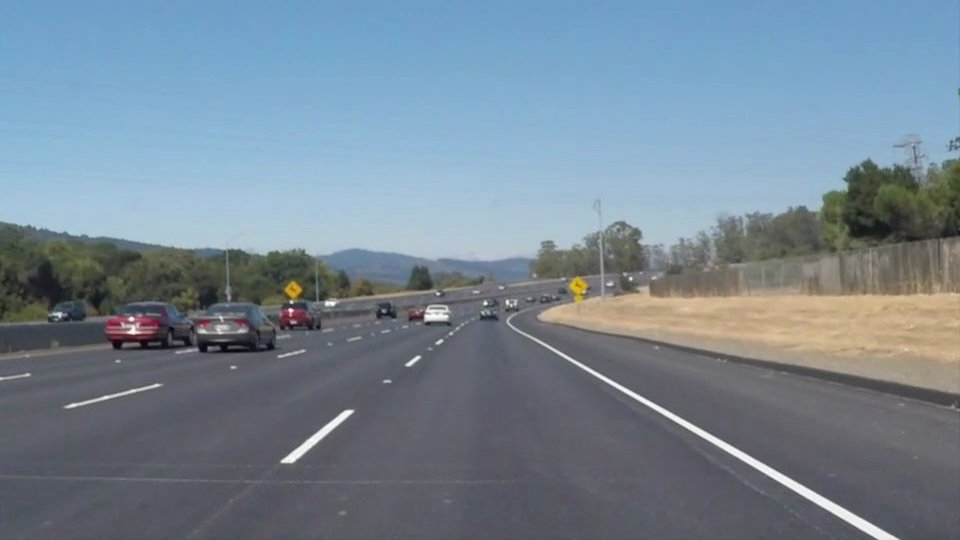
#> input picture Lane-lines-detection-using-Python-and-OpenCV-master/test_images/01. solidWhiteCurve.jpg, 960 x 540 px, found by its file name; its folder holds 4 pictures in this run
$ python lane_detect0.py
#> lines starting #> are read from the running program, lines starting #| are printed output that depends on the picture
import matplotlib.pyplot as plt
from PIL import Image
import numpy as np
import os

# Define the function to display images
def list_images(images, cols=2, rows=None, cmap=None, output_file='output_images.png'):
    num_images = len(images)
    if rows is None:
        rows = (num_images + cols - 1) // cols  # Ceiling division

    plt.figure(figsize=(10, 11))

    for i, image in enumerate(images):
        plt.subplot(rows, cols, i + 1)
        cmap_to_use = 'gray' if len(image.shape) == 2 else cmap
        plt.imshow(image, cmap=cmap_to_use)
        plt.xticks([])
        plt.yticks([])

    plt.tight_layout(pad=0, h_pad=0, w_pad=0)

    # Save the figure to a file
    plt.savefig(output_file)  # Specify the output filename
    plt.close()  # Close the figure to free memory

# Load images from a specified folder
def load_images_from_folder(folder):
#> called with folder = '/home/clutch13/Desktop/test_images/'
    images = []
    for filename in os.listdir(folder):
        img_path = os.path.join(folder, filename)
        try:
            img = Image.open(img_path)
#> img is the input picture: PIL image 960x540 RGB; mean R, G, B 118.5, 134.5, 148.1
            images.append(np.array(img))  # Convert PIL image to numpy array
        except Exception as e:
            print(f"Error loading {filename}: {e}")
    return images

# Specify the folder containing your images
folder_path = '/home/clutch13/Desktop/test_images/'  # Adjust this if needed

# Load images from the specified folder
images = load_images_from_folder(folder_path)

# Display the images and save to file
list_images(images, cols=3, output_file='output_images.png')  # Adjust filename as needed
#> in list_images, `plt.savefig(output_file)`:
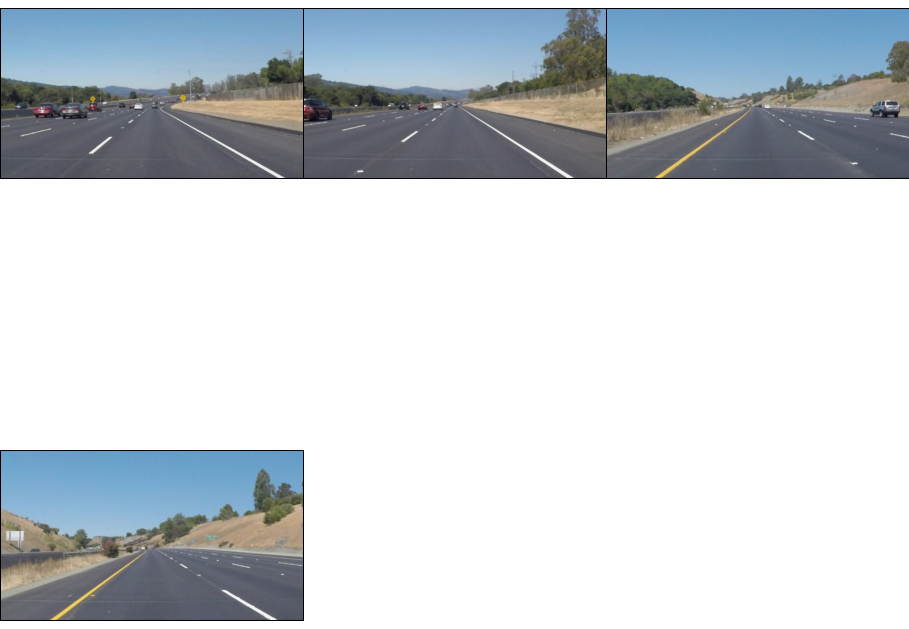
#> figure drawn by matplotlib, 4 panels
